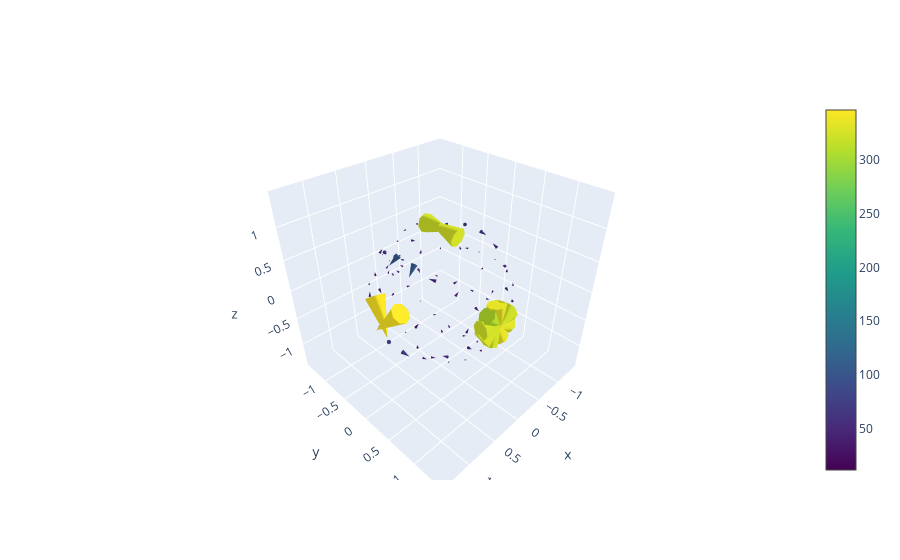

Notebook code cell kept with this figure:
### Code cell
@jax.jit
def score(sample, coeffs):
    def compute_log_probability(sample):
        value = e3nn.to_s2point(coeffs, sample)
        return value

    return e3nn.grad(compute_log_probability)(sample)


sig = e3nn.SphericalSignal.zeros(res_beta=10, res_alpha=9, quadrature="soft")
vectors = sig.grid_vectors.reshape(-1, 3)
values = jax.vmap(jax.vmap(lambda sample: score(e3nn.IrrepsArray("1o", sample), coeffs).array))(sig.grid_vectors)
values = values.reshape(-1, 3)

go.Figure(
    [
        go.Cone(
            x=vectors[:, 0],
            y=vectors[:, 1],
            z=vectors[:, 2],
            u=values[:, 0],
            v=values[:, 1],
            w=values[:, 2],
            colorscale="Viridis",
            sizemode="scaled",
            sizeref=5,
            showscale=True,
        )
    ]
)
